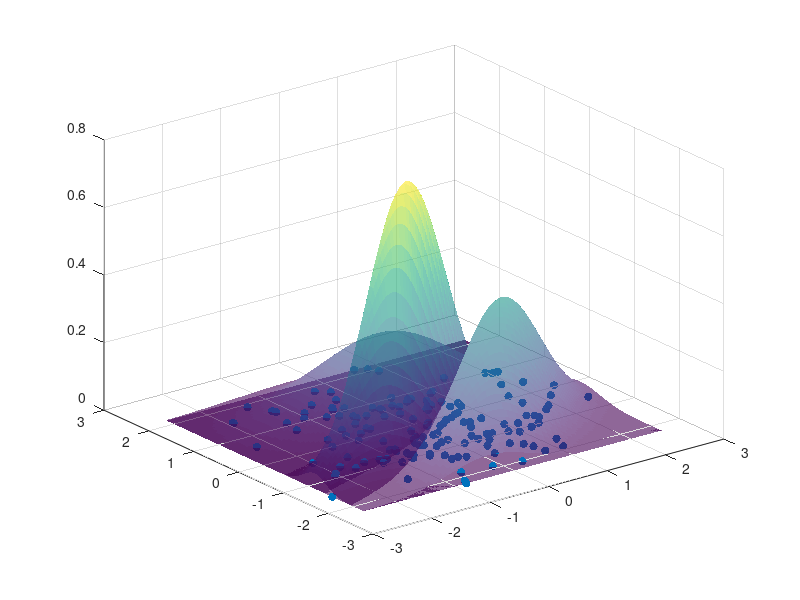

The MATLAB script that drew this image:
clear,clc
% 随机生成50个点
data = randn(150, 2);

% 初始化GMM参数
K = 3; % 假设有2个高斯分布
N = size(data, 1);
mu = randn(K, 2);
Sigma = repmat(eye(2), [1, 1, K]);
pi = ones(K, 1) / K;

% EM迭代
for iter = 1:100
    % E步骤
    gamma = zeros(N, K);

    for k = 1:K
        gamma(:, k) = pi(k) * mvnpdf(data, mu(k, :), Sigma(:, :, k));
    end

    gamma = gamma ./ sum(gamma, 2);

    % M步骤
    Nk = sum(gamma, 1);

    for k = 1:K
        mu(k, :) = gamma(:, k)' * data / Nk(k);
        Sigma(:, :, k) = (data - mu(k, :))' * diag(gamma(:, k)) * (data - mu(k, :)) / Nk(k);
        pi(k) = Nk(k) / N;
    end

end

% 输出结果
figure;
scatter3(data(:, 1), data(:, 2), zeros(size(data, 1), 1), 'filled', 'r');

% 为每个高斯分布画出概率密度函数
hold on;
[X, Y] = meshgrid(linspace(min(data(:, 1)), max(data(:, 1)), 100), linspace(min(data(:, 2)), max(data(:, 2)), 100));

for k = 1:K
    Z = mvnpdf([X(:) Y(:)], mu(k, :), Sigma(:, :, k));
    Z = reshape(Z, size(X));
    surf(X, Y, Z, 'EdgeColor', 'none', 'FaceAlpha', 0.6);
end

hold off;
